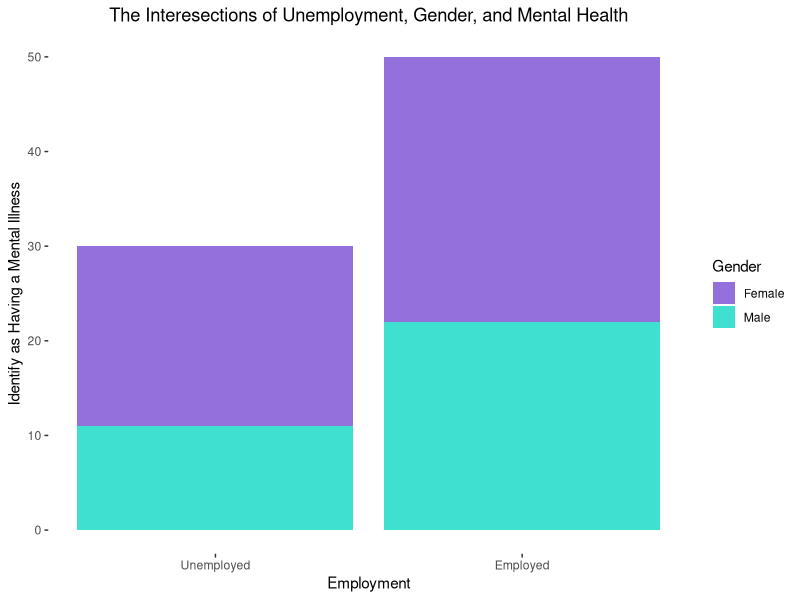

This chart was generated by the following R code:
# Load the packages 
library(tidyverse)
library(ggplot2)
library(dplyr)
library(RColorBrewer) 

# create color scheme
color_scheme <- c( "powderblue", "paleturquoise2", "darkseagreen1", "palegreen", 
                   "turquoise", "mediumaquamarine", "mediumseagreen", "mediumpurple",
                   "slateblue1", "slateblue4", "steelblue4", "royalblue4", "navy")

# Load the Unemployment and Mental Illness Survey data into a variable  
df <- read.csv("data/unemploymentdata.csv", stringsAsFactors = FALSE)

# Rename specific column names ("I.am.currently.employed.at.least.part.time"
# and ("I.identify.as.having.a.mental.illness") to Employed and Have_MentalIllness
colnames(df)[1] <- "Curr_Employed" 
colnames(df)[2] <- "Have_MentalIllness"

# How many people are employed? 
employment <- df %>% 
  summarize(
    employed = sum(Curr_Employed == 1), 
    unemployed = sum(Curr_Employed == 0), 
  )
employment

# How many people identify as having a mental illness? 
mentalillness <- df %>% 
  summarize(
    yes = sum(Have_MentalIllness == 1), 
    no = sum(Have_MentalIllness == 0), 
  )
mentalillness

blank_theme <- theme_bw() +
  theme(
    axis.line = element_blank(),        # remove axis lines
    plot.background = element_blank(),  # remove gray background
    panel.grid.major = element_blank(), # remove major grid lines
    panel.grid.minor = element_blank(), # remove minor grid lines
    panel.border = element_blank()      # remove border around plot
  )

stacked_barchart <- ggplot(df, aes(fill = Gender, y = Have_MentalIllness, x = Curr_Employed)) + 
  geom_bar(position = "stack", stat="identity") +
  scale_fill_manual(values = c("mediumpurple", "turquoise"))  +
  scale_x_continuous(breaks = seq(0, 1.0, by=1), 
                     labels = c("Unemployed", "Employed")) +
  blank_theme + 
  labs(x = "Employment", 
       y = "Identify as Having a Mental Illness", 
       title = "The Interesections of Unemployment, Gender, and Mental Health") +
  theme(plot.title = element_text(hjust = 0.5))  

print(stacked_barchart)

